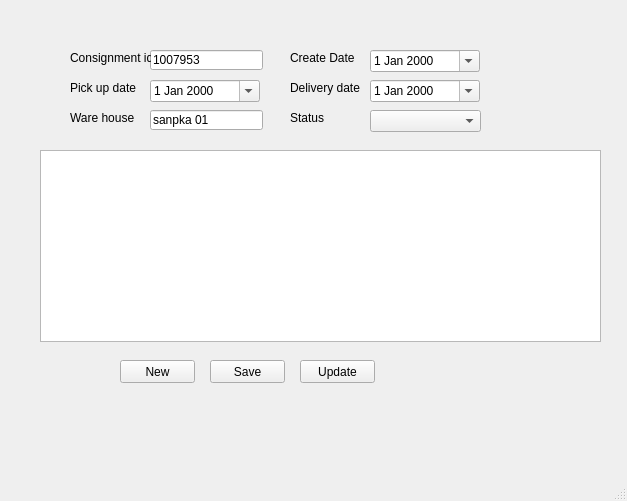
<?xml version="1.0" encoding="UTF-8"?>
<ui version="4.0">
 <class>MainWindow</class>
 <widget class="QMainWindow" name="MainWindow">
  <property name="geometry">
   <rect>
    <x>0</x>
    <y>0</y>
    <width>627</width>
    <height>501</height>
   </rect>
  </property>
  <property name="windowTitle">
   <string>MainWindow</string>
  </property>
  <widget class="QWidget" name="centralwidget">
   <widget class="QLineEdit" name="lineEdit">
    <property name="geometry">
     <rect>
      <x>150</x>
      <y>50</y>
      <width>113</width>
      <height>20</height>
     </rect>
    </property>
    <property name="text">
     <string>1007953 </string>
    </property>
   </widget>
   <widget class="QLabel" name="label">
    <property name="geometry">
     <rect>
      <x>70</x>
      <y>50</y>
      <width>81</width>
      <height>16</height>
     </rect>
    </property>
    <property name="text">
     <string>Consignment id</string>
    </property>
   </widget>
   <widget class="QLabel" name="label_2">
    <property name="geometry">
     <rect>
      <x>290</x>
      <y>50</y>
      <width>81</width>
      <height>16</height>
     </rect>
    </property>
    <property name="text">
     <string>Create Date</string>
    </property>
   </widget>
   <widget class="QDateEdit" name="dateEdit">
    <property name="geometry">
     <rect>
      <x>370</x>
      <y>50</y>
      <width>110</width>
      <height>22</height>
     </rect>
    </property>
    <property name="calendarPopup">
     <bool>true</bool>
    </property>
   </widget>
   <widget class="QDateEdit" name="dateEdit_2">
    <property name="geometry">
     <rect>
      <x>150</x>
      <y>80</y>
      <width>110</width>
      <height>22</height>
     </rect>
    </property>
    <property name="calendarPopup">
     <bool>true</bool>
    </property>
   </widget>
   <widget class="QLabel" name="label_3">
    <property name="geometry">
     <rect>
      <x>70</x>
      <y>80</y>
      <width>81</width>
      <height>16</height>
     </rect>
    </property>
    <property name="text">
     <string>Pick up date</string>
    </property>
   </widget>
   <widget class="QDateEdit" name="dateEdit_3">
    <property name="geometry">
     <rect>
      <x>370</x>
      <y>80</y>
      <width>110</width>
      <height>22</height>
     </rect>
    </property>
    <property name="calendarPopup">
     <bool>true</bool>
    </property>
   </widget>
   <widget class="QLabel" name="label_4">
    <property name="geometry">
     <rect>
      <x>290</x>
      <y>80</y>
      <width>81</width>
      <height>16</height>
     </rect>
    </property>
    <property name="text">
     <string>Delivery date</string>
    </property>
   </widget>
   <widget class="QLineEdit" name="lineEdit_2">
    <property name="geometry">
     <rect>
      <x>150</x>
      <y>110</y>
      <width>113</width>
      <height>20</height>
     </rect>
    </property>
    <property name="text">
     <string>sanpka 01</string>
    </property>
   </widget>
   <widget class="QLabel" name="label_5">
    <property name="geometry">
     <rect>
      <x>70</x>
      <y>110</y>
      <width>81</width>
      <height>16</height>
     </rect>
    </property>
    <property name="text">
     <string>Ware house</string>
    </property>
   </widget>
   <widget class="QLabel" name="label_6">
    <property name="geometry">
     <rect>
      <x>290</x>
      <y>110</y>
      <width>81</width>
      <height>16</height>
     </rect>
    </property>
    <property name="text">
     <string>Status</string>
    </property>
   </widget>
   <widget class="QComboBox" name="comboBox">
    <property name="geometry">
     <rect>
      <x>370</x>
      <y>110</y>
      <width>111</width>
      <height>22</height>
     </rect>
    </property>
   </widget>
   <widget class="QTableWidget" name="tableWidget">
    <property name="geometry">
     <rect>
      <x>40</x>
      <y>150</y>
      <width>561</width>
      <height>192</height>
     </rect>
    </property>
   </widget>
   <widget class="QPushButton" name="pushButton">
    <property name="geometry">
     <rect>
      <x>210</x>
      <y>360</y>
      <width>75</width>
      <height>23</height>
     </rect>
    </property>
    <property name="text">
     <string>Save</string>
    </property>
   </widget>
   <widget class="QPushButton" name="pushButton_2">
    <property name="geometry">
     <rect>
      <x>300</x>
      <y>360</y>
      <width>75</width>
      <height>23</height>
     </rect>
    </property>
    <property name="text">
     <string>Update</string>
    </property>
   </widget>
   <widget class="QPushButton" name="pushButton_3">
    <property name="geometry">
     <rect>
      <x>120</x>
      <y>360</y>
      <width>75</width>
      <height>23</height>
     </rect>
    </property>
    <property name="text">
     <string>New</string>
    </property>
   </widget>
  </widget>
  <widget class="QMenuBar" name="menubar">
   <property name="geometry">
    <rect>
     <x>0</x>
     <y>0</y>
     <width>627</width>
     <height>21</height>
    </rect>
   </property>
  </widget>
  <widget class="QStatusBar" name="statusbar"/>
 </widget>
 <resources/>
 <connections/>
</ui>
